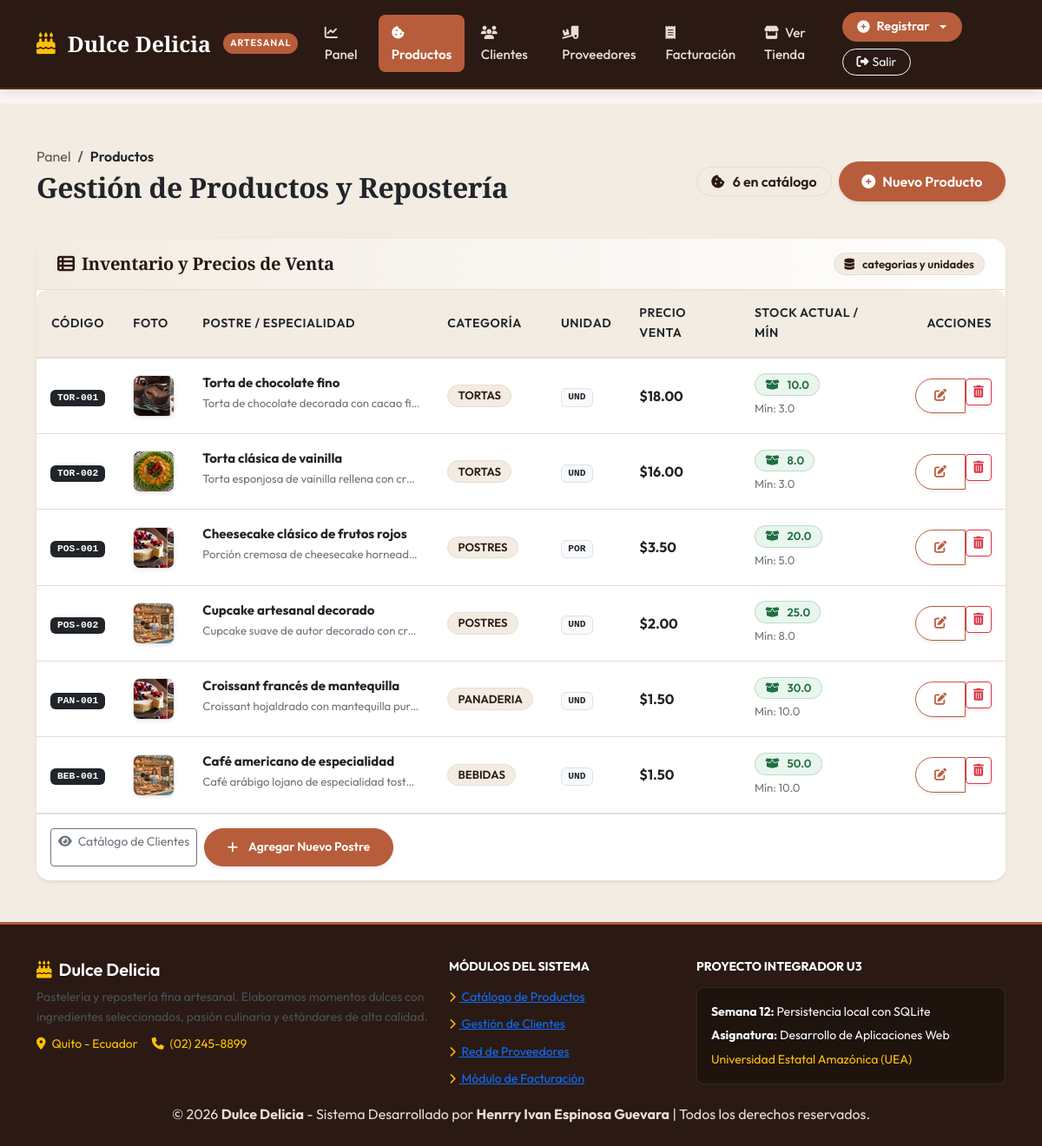
/productos (signed in), run on the app's committed database.
### tables this page shows
CREATE TABLE productos (
            id_producto INTEGER PRIMARY KEY AUTOINCREMENT,
            id_categoria_producto INTEGER NOT NULL REFERENCES categorias_producto(id_categoria_producto),
            id_unidad INTEGER NOT NULL REFERENCES unidades_medida(id_unidad),
            codigo TEXT NOT NULL UNIQUE,
            nombre TEXT NOT NULL,
            descripcion TEXT,
            precio_venta REAL NOT NULL CHECK (precio_venta >= 0),
            costo_referencial REAL NOT NULL DEFAULT 0 CHECK (costo_referencial >= 0),
            stock_actual REAL NOT NULL DEFAULT 0 CHECK (stock_actual >= 0),
            stock_minimo REAL NOT NULL DEFAULT 0 CHECK (stock_minimo >= 0),
            imagen TEXT DEFAULT 'img/CHEESCAKE.png',
            activo INTEGER NOT NULL DEFAULT 1,
            fecha_registro TEXT NOT NULL DEFAULT (datetime('now', 'localtime'))
        );

CREATE TABLE categorias_producto (
            id_categoria_producto INTEGER PRIMARY KEY AUTOINCREMENT,
            nombre TEXT NOT NULL UNIQUE,
            descripcion TEXT,
            activo INTEGER NOT NULL DEFAULT 1
        );

CREATE TABLE unidades_medida (
            id_unidad INTEGER PRIMARY KEY AUTOINCREMENT,
            nombre TEXT NOT NULL UNIQUE,
            abreviatura TEXT NOT NULL UNIQUE
        );

### app.py (the view)
@app.route('/productos')
@login_requerido
def productos():
    conn = obtener_conexion()
    cursor = conn.cursor()
    cursor.execute('''
        SELECT
            p.id_producto AS id,
            p.id_producto,
            p.codigo,
            p.nombre,
            p.descripcion,
            p.precio_venta AS precio,
            p.precio_venta,
            p.costo_referencial,
            p.stock_actual AS stock,
            p.stock_actual,
            p.stock_minimo,
            p.imagen,
            cp.nombre AS categoria,
            u.nombre AS unidad_nombre,
            u.abreviatura AS unidad
        FROM productos p
        JOIN categorias_producto cp ON p.id_categoria_producto = cp.id_categoria_producto
        JOIN unidades_medida u ON p.id_unidad = u.id_unidad
        ORDER BY p.id_producto ASC
    ''')
    lista_productos = cursor.fetchall()
    conn.close()
    return render_template("productos.html", productos=lista_productos)

### app.py (called while the page is built)
def obtener_conexion():
    conn = sqlite3.connect(DB_PATH)
    conn.row_factory = sqlite3.Row
    conn.execute("PRAGMA foreign_keys = ON;")
    return conn

def login_requerido(f):
    @wraps(f)
    def decorada(*args, **kwargs):
        if not session.get('usuario'):
            flash('Debe iniciar sesión para acceder al sistema administrativo.', 'warning')
            return redirect(url_for('login'))
        return f(*args, **kwargs)
    return decorada

### templates/productos.html (shortened to what this page needs)
{% extends "base.html" %}
{% block content %}
<section class="py-5" style="background-color: var(--c-crema); min-height: 85vh;">
  <div class="container">
    <div class="d-flex justify-content-between align-items-center mb-4 flex-wrap gap-3">
      <div>
        <nav aria-label="breadcrumb">
          <ol class="breadcrumb small mb-1">
            <li class="breadcrumb-item"><a href="{{ url_for('panel') }}" class="text-decoration-none text-muted">Panel</a></li>
            <li class="breadcrumb-item active text-dark fw-semibold" aria-current="page">Productos</li>
          </ol>
        </nav>
        <h1 class="h2 mb-0 fw-bold text-dark">Gestión de Productos y Repostería</h1>
      </div>
      <div class="d-flex gap-2 align-items-center flex-wrap">
        <span class="badge badge-artesanal badge-moka fs-6 px-3 py-2 fw-semibold">
          <i class="fa-solid fa-cookie-bite me-1"></i> {{ productos|length }} en catálogo
        </span>
        <a href="{{ url_for('nuevo_producto') }}" class="btn btn-caramelo text-white d-flex align-items-center gap-2 shadow-sm">
          <i class="fa-solid fa-circle-plus"></i>
          <span>Nuevo Producto</span>
        </a>
      </div>
    </div>
    <div class="card card-artesanal border-0 shadow-sm">
      <div class="card-header-artesanal d-flex justify-content-between align-items-center flex-wrap gap-2 py-3">
        <div class="d-flex align-items-center gap-2">
          <i class="fa-solid fa-table-list text-caramelo fs-5"></i>
          <h2 class="h5 mb-0 fw-bold text-dark">Inventario y Precios de Venta </h2>
        </div>
        <span class="badge badge-artesanal badge-moka small fw-semibold">
          <i class="fa-solid fa-database me-1"></i>categorias y unidades
        </span>
      </div>
      <div class="card-body p-0">
        <div class="table-responsive">
          <table class="table-artesanal align-middle mb-0">
            <thead>
              <tr>
                <th style="width: 90px;" class="text-center text-dark">Código</th>
                <th style="width: 75px;" class="text-dark">Foto</th>
                <th class="text-dark">Postre / Especialidad</th>
                <th class="text-dark">Categoría</th>
                <th class="text-dark">Unidad</th>
                <th class="text-dark">Precio Venta</th>
                <th class="text-dark">Stock Actual / Mín</th>
                <th class="text-end text-dark" style="width: 130px;">Acciones</th>
              </tr>
            </thead>
            <tbody>
              {% for producto in productos %}
              <tr>
                <td class="text-center">
                  <span class="badge bg-dark font-monospace text-white px-2 py-1">{{ producto.codigo }}</span>
                </td>
                <td>
                  <img src="{{ url_for('static', filename=producto.imagen) }}" alt="{{ producto.nombre }}" class="rounded-3 border shadow-sm" style="width: 48px; height: 48px; object-fit: cover;">
                </td>
                <td>
                  <span class="fw-bold text-dark d-block">{{ producto.nombre }}</span>
                  <small class="text-secondary d-inline-block text-truncate" style="max-width: 250px;" title="{{ producto.descripcion }}">
                    {{ producto.descripcion }}
                  </small>
                </td>
                <td>
                  <span class="badge badge-artesanal badge-moka">
                    {{ producto.categoria }}
                  </span>
                </td>
                <td>
                  <span class="badge bg-light text-dark border font-monospace">
                    {{ producto.unidad if producto.unidad else 'UND' }}
                  </span>
                </td>
                <td>
                  <span class="fw-bold text-dark fs-6">${{ "%.2f"|format(producto.precio_venta) }}</span>
                </td>
                <td>
                  {% if producto.stock_actual > producto.stock_minimo %}
                    <span class="badge badge-artesanal badge-exito">
                      <i class="fa-solid fa-box-open me-1"></i> {{ producto.stock_actual }}
                    </span>
                  {% elif producto.stock_actual > 0 %}
                    <span class="badge badge-artesanal badge-alerta" title="Stock cercano al mínimo permitido">
                      <i class="fa-solid fa-triangle-exclamation me-1"></i> {{ producto.stock_actual }} (Bajo)
                    </span>
                  {% else %}
                    <span class="badge badge-artesanal badge-peligro">
                      <i class="fa-solid fa-circle-xmark me-1"></i> Agotado
                    </span>
                  {% endif %}
                  <small class="text-secondary d-block mt-1">Mín: {{ producto.stock_minimo }}</small>
                </td>
                <td class="text-end">
                  <div class="btn-group" role="group" aria-label="Acciones de producto">
                    <a href="{{ url_for('editar_producto', id=producto.id_producto) }}" class="btn btn-sm btn-outline-caramelo shadow-sm" title="Editar este producto">
                      <i class="fa-solid fa-pen-to-square"></i>
                    </a>
                    <form action="{{ url_for('eliminar_producto', id=producto.id_producto) }}" method="POST" class="d-inline" onsubmit="return confirm('¿Está seguro de eliminar \'{{ producto.nombre }}\' ({{ producto.codigo }}) de la base de datos?');">
                      <button type="submit" class="btn btn-sm btn-outline-danger shadow-sm" title="Eliminar de SQLite">
                        <i class="fa-solid fa-trash-can"></i>
                      </button>
                    </form>
                  </div>
                </td>
              </tr>
              {% endfor %}
            </tbody>
          </table>
        </div>
      </div>
      <div class="card-footer bg-white py-3 border-top d-flex justify-content-between align-items-center flex-wrap gap-2">
      <div class="d-flex gap-2">
          <a href="{{ url_for('inicio') }}" class="btn btn-sm btn-outline-secondary" target="_blank" title="Ver cómo lo ven los clientes">
            <i class="fa-solid fa-eye me-1"></i> Catálogo de Clientes
          </a>
          <a href="{{ url_for('nuevo_producto') }}" class="btn btn-sm btn-caramelo text-white shadow-sm">
            <i class="fa-solid fa-plus me-1"></i> Agregar Nuevo Postre
          </a>
        </div>
      </div>
    </div>
  </div>
</section>
{% endblock %}

### static/css/style.css (style rules this page uses)
:root { --c-moka: #2A1A13; --c-moka-soft: #3D261C; --c-caramelo: #B85D3B; --c-caramelo-hover: #9E4B2C; --c-caramelo-light: #FBF0EB; --c-miel: #D97706; --c-miel-light: #FEF3C7; --c-vainilla: #FAF7F2; --c-crema: #F3ECE2; --c-card-bg: #FFFFFF; --c-borde: #E7DDD2; --c-texto: #2D231E; --c-texto-mutado: #7A6A60; --c-exito: #206E43; --c-exito-bg: #E8F6ED; --c-alerta: #A15C07; --c-alerta-bg: #FEF7EA; --c-peligro: #9B2226; --c-peligro-bg: #FDE8E8; --c-info: #1D5E8C; --c-info-bg: #EBF4FA; --sombra-suave: 0 4px 20px rgba(42, 26, 19, 0.06); --sombra-hover: 0 10px 30px rgba(42, 26, 19, 0.12); --radio-suave: 16px; }
body { margin: 0; font-family: 'Outfit', -apple-system, BlinkMacSystemFont, 'Segoe UI', Roboto, sans-serif; background-color: var(--c-vainilla); color: var(--c-texto); line-height: 1.65; -webkit-font-smoothing: antialiased; }
h1, h2, h3, .font-serif { font-family: 'Playfair Display', Georgia, serif; color: var(--c-moka); font-weight: 700; letter-spacing: -0.01em; }
.btn-verde, .btn-caramelo { background-color: var(--c-caramelo); color: #FFFFFF; font-weight: 600; border-radius: 50px; padding: 0.65rem 1.6rem; border: 1px solid var(--c-caramelo); transition: all 0.25s ease; display: inline-flex; align-items: center; justify-content: center; gap: 8px; text-decoration: none; }
.btn-outline-caramelo { border: 1.5px solid var(--c-caramelo); color: var(--c-caramelo); background: transparent; font-weight: 600; border-radius: 50px; padding: 0.55rem 1.3rem; transition: all 0.25s ease; text-decoration: none; }
.card, .card-artesanal { background: var(--c-card-bg); border: 1px solid var(--c-borde); border-radius: var(--radio-suave); box-shadow: var(--sombra-suave); transition: transform 0.3s ease, box-shadow 0.3s ease; overflow: hidden; }
.card-header-artesanal { background: linear-gradient(to right, var(--c-crema), #FFFFFF); border-bottom: 1px solid var(--c-borde); padding: 1.25rem 1.5rem; color: var(--c-moka) !important; }
.card-header-artesanal h1, .card-header-artesanal h2, .card-header-artesanal h3, .card-header-artesanal h4, .card-header-artesanal h5, .card-header-artesanal h6 { color: var(--c-moka) !important; font-weight: 700; }
.badge-artesanal { padding: 0.4em 0.85em; font-size: 0.82rem; font-weight: 600; border-radius: 30px; display: inline-flex; align-items: center; gap: 5px; }
.badge-exito { background-color: var(--c-exito-bg); color: var(--c-exito); border: 1px solid rgba(32, 110, 67, 0.2); }
.badge-moka { background-color: var(--c-crema); color: var(--c-moka); border: 1px solid var(--c-borde); }
.table-artesanal { width: 100%; border-collapse: separate; border-spacing: 0; }
.table-artesanal thead th { background-color: var(--c-crema); color: var(--c-moka); font-weight: 600; font-size: 0.88rem; text-transform: uppercase; letter-spacing: 0.04em; padding: 0.95rem 1rem; border-bottom: 2px solid var(--c-borde); }
.table-artesanal thead th:first-child { border-top-left-radius: 12px; }
.table-artesanal thead th:last-child { border-top-right-radius: 12px; }
.table-artesanal tbody td { padding: 1rem; border-bottom: 1px solid var(--c-borde); vertical-align: middle; font-size: 0.94rem; }

### data on the page
productos: codigo "TOR-001", imagen (picture), nombre "Torta de chocolate fino", descripcion "Torta de chocolate decorada con cacao fi…", categoria "TORTAS", abreviatura "UND", precio_venta "18.00", stock_actual "10.0", stock_minimo "3.0"
productos: codigo "TOR-002", imagen (picture), nombre "Torta clásica de vainilla", descripcion "Torta esponjosa de vainilla rellena con cr…", categoria "TORTAS", abreviatura "UND", precio_venta "16.00", stock_actual "8.0", stock_minimo "3.0"
productos: codigo "POS-001", imagen (picture), nombre "Cheesecake clásico de frutos rojos", descripcion "Porción cremosa de cheesecake hornead…", categoria "POSTRES", abreviatura "POR", precio_venta "3.50", stock_actual "20.0", stock_minimo "5.0"
productos: codigo "POS-002", imagen (picture), nombre "Cupcake artesanal decorado", descripcion "Cupcake suave de autor decorado con cr…", categoria "POSTRES", abreviatura "UND", precio_venta "2.00", stock_actual "25.0", stock_minimo "8.0"
productos: codigo "PAN-001", imagen (picture), nombre "Croissant francés de mantequilla", descripcion "Croissant hojaldrado con mantequilla pur…", categoria "PANADERIA", abreviatura "UND", precio_venta "1.50", stock_actual "30.0", stock_minimo "10.0"
productos: codigo "BEB-001", imagen (picture), nombre "Café americano de especialidad", descripcion "Café arábigo lojano de especialidad tost…", categoria "BEBIDAS", abreviatura "UND", precio_venta "1.50", stock_actual "50.0", stock_minimo "10.0"

### other printed values
{{ productos|length }} "6"
